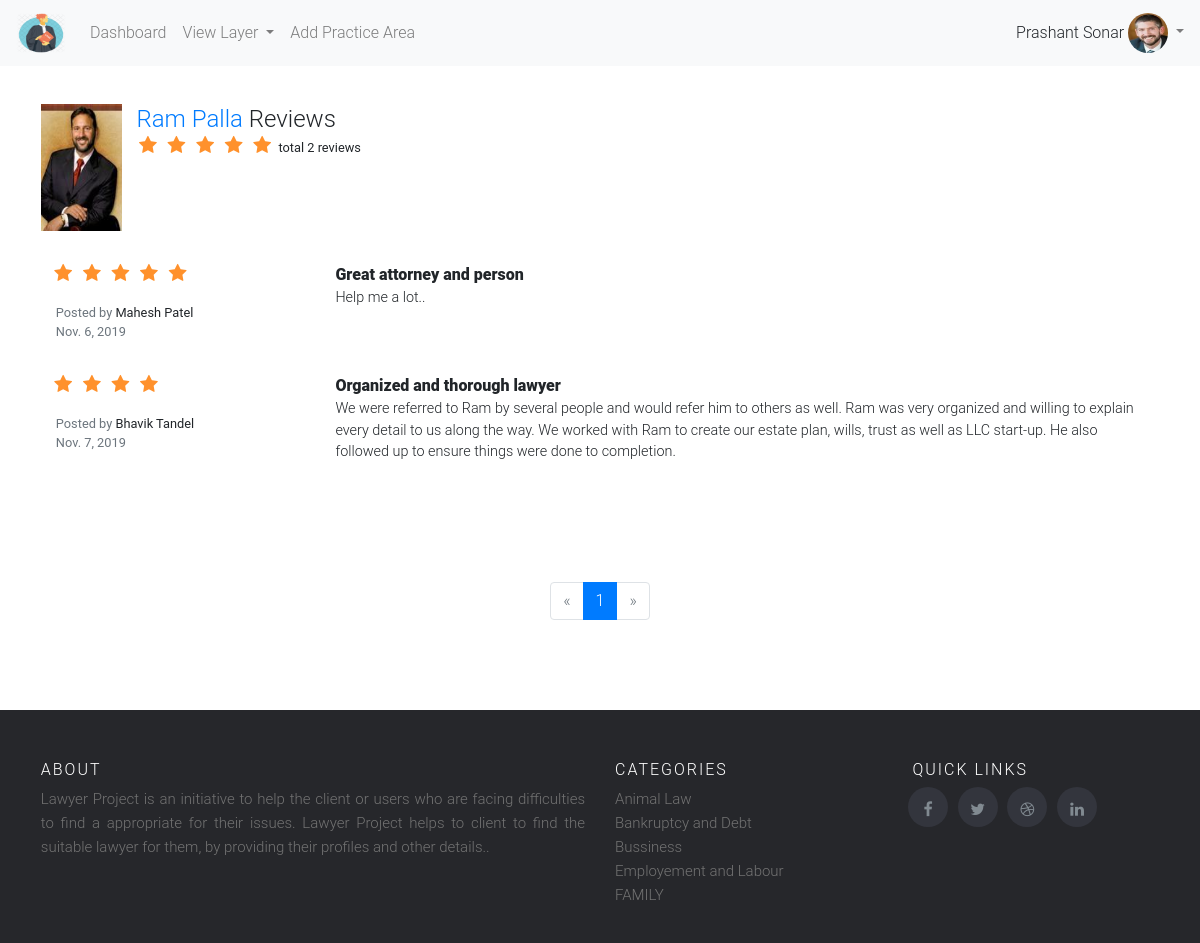
Page /viewall_review_lawyer/3 (signed in) on the committed database.
### lawyer/models.py (models this page shows, shortened)
class Lawyer(models.Model):
    year = datetime.datetime.today().year
    year_list = range(datetime.datetime.today().year,1960,-1)
    tupple_list = []
    for year in year_list:
        tupple_list.append((str(year), str(year)))
    YEAR = tuple(tupple_list)
    user = models.OneToOneField(User,on_delete=models.CASCADE)
    address1 = models.CharField(max_length=400,blank=False,null=False,validators=[
        RegexValidator(regex='(^[A-Za-z0-9]+|,| |/|[A-Za-z]+)+[A-Za-z0-9]+|,| |$',message='Enter Valid Address1')
    ])
    address2 = models.CharField(max_length=400,blank=True,null=True,validators=[
        RegexValidator(regex='(^[A-Za-z0-9]+|,| |/|[A-Za-z]+)+[A-Za-z0-9]+|,| |$',message='Enter Valid Address2')
    ])
    city = models.CharField(max_length=128,blank=False,null=False,validators=[
        RegexValidator(regex='[A-Za-z]{2}[a-z]+$',message='City should only contain letters and mustcontains atleast 2 chracters..')
    ])
    state = models.ForeignKey(State,on_delete=models.CASCADE,null=False,blank=False)
    zipcode = models.CharField(max_length=128,blank=False,null=False,validators=[
        RegexValidator(regex='^[0-9]{6}$',message='Enter Valid Zipcode')
    ])
    phone_number = models.CharField(max_length=128,blank=False,null=False,validators=[
        RegexValidator(regex='^[6|7|8|9]+[0-9]{9}$',message='Enter 10 digit number or must start with 6,7,8,9 digit')
    ])
    license_in = models.ForeignKey(State,on_delete=models.CASCADE,blank=False,null=False,related_name='license_id')
    license_id = models.CharField(max_length=128,blank=False,null=False,validators=[
        RegexValidator(regex='^[A-Za-z0-9]*$',message='Enter Valid License Id')
    ])
    year_admitted = models.CharField(choices=YEAR,max_length=128,blank=False,null=False,)
    profile_image = models.ImageField(upload_to='profile_images',blank=False,null=False,)

class Review_Lawyer(models.Model):
    lawyer_id = models.ForeignKey(Lawyer,on_delete=models.CASCADE, blank=False, null=False)
    user = models.ForeignKey(User,on_delete=models.CASCADE, blank=False, null=False)
    title = models.CharField(max_length=228, blank=False, null=False)
    review = models.CharField(max_length=5000, blank=False, null=False)
    rating = models.IntegerField(blank=False)
    date = models.DateField(blank=False, null=False,auto_now_add=True)
    class Meta:
        verbose_name_plural = 'Review Lawyer'

class Practice_area(models.Model):
    practice = models.CharField(max_length=128,blank=True, null=True)
    class Meta:
        verbose_name_plural = 'Practice Area'

### lawyer/views.py (the view)
# urls.py: path('viewall_review_lawyer/<lid>',views.viewall_review_lawyer,name='viewall_review_lawyer'),
@login_required(login_url='/login/')
def viewall_review_lawyer(request,lid):
    lawyer = Lawyer.objects.get(user_id=lid)
    review_lawyer = Review_Lawyer.objects.filter(lawyer_id__user_id=lid).order_by('-rating')
    review_count = Review_Lawyer.objects.filter(lawyer_id__user_id=lid).values('lawyer_id__user_id').annotate(dcount=Count('review'))
    page = request.GET.get('page', 1)
    paginator = Paginator(review_lawyer, 5)
    try:
        review_lawyer = paginator.page(page)
    except PageNotAnInteger:
        review_lawyer = paginator.page(1)
    except EmptyPage:
        review_lawyer = paginator.page(paginator.num_pages)
    return render(request,'client/viewall_review_lawyer.html',{'lawyer':lawyer,'review_lawyer':review_lawyer,'review_count':review_count})

### lawyer/templatetags/practice_menu.py (called while the page is built)
def practice_area():
    practice = Practice_area.objects.all()
    return practice

### lawyer/templatetags/profile_tag.py (called while the page is built)
def profile_menu(lid):
    try:
        if lid:
            profile = Lawyer.objects.get(user_id=lid)
            return profile.profile_image
    except Exception as e:
        print(e)

### templates/client/viewall_review_lawyer.html (shortened to what this page needs)
 {% extends 'client/base.html' %} {% block body_block %}
<div class="container u-vertical-padding-1">
    <div class="row">
        <div class="col-xs-4 col-xs-offset-4 col-sm-1 col-sm-offset-0 remove-right-gutter">
            <div class="text-right text-center-xs"><a href='{% url "lawyer_profile" lawyer.user.id %}'><img class="img-responsive u-bg-cool-gray" style="width: 112px;" src="{{ MEDIA_URL }}/{{ lawyer.profile_image }}"></a>
            </div>
        </div>
        <div class="col-xs-12 col-sm-11 text-center-xs">
            <h1 class="u-vertical-margin-0 name-review"><a href='{% url "lawyer_profile" lawyer.user.id %}'>{{lawyer.user.first_name}} {{lawyer.user.last_name}} </a>    Reviews</h1>
            <p class="h2 u-vertical-margin-0 rating-stars">
                 <div class='rating-stars'  style='margin-left:-4%;'>
            <ul id='stars'>
                <li class='star' title='Poor' data-value='1' value='Poor'>
                    <i class='fa fa-star fa-fw'></i>
                </li>
                <li class='star' title='Fair' data-value='2'>
                    <i class='fa fa-star fa-fw'></i>
                </li>
                <li class='star' title='Good' data-value='3'>
                    <i class='fa fa-star fa-fw'></i>
                </li>
                <li class='star' title='Excellent' data-value='4'>
                    <i class='fa fa-star fa-fw'></i>
                </li>
                <li class='star' title='WOW!!!' data-value='5'>
                    <i class='fa fa-star fa-fw'></i>
                </li>
                <li class='star'>
                  {% for c in review_count %}
                  <small>total {{c.dcount}} reviews</small>
                  {% endfor %}
                </li>
            </ul>
        </div>
            </p>
    </div>
</div>
<div class='container'>
 {% for r in review_lawyer %}
    <div class="row" style='margin-top:3%;'>
        <div class="col-xs-12 col-md-3">
            <div class='rating-stars' style='margin-left:-18%;'>
                <ul>
                    {% for i in "x"|rjust:r.rating %}
                    <li class='star'>
                        <i class='star fa fa-star fa-fw'></i>
                    </li>
                    {% endfor %}
                </ul>
            </div>
            <small>
                <span class="text-muted" style='padding-top:-5px;'>Posted by</span> {{r.user}} {{r.user.last_name}}
                <br class="hidden-xs">
                <span class="text-muted"><time datetime="2019-09-02T22:58:43Z" data-local="time" data-format="%B %e, %Y" title="September 3, 2019 at 4:28am IST" data-localized="true">{{r.date}}</time>
                </span>
            </small>
        </div>
        <div class="col-xs-12 col-md-9 pull-right">
        <h3 class="u-vertical-margin-0 all_review_name" itemprop="headline"><b>{{r.title}}</b></h3>
           <p class='lawyer_review_list'>{{r.review}}</p>
        </div>
    </div>
         {% endfor %}
</div>
<div class='container paginator-margin-top text-xs-center'>
    <nav>
        <div id='pagination_change'>
            <ul class="pagination">
                {% if review_lawyer.has_previous %}
                <li class="page-item"><a class="page-link" href="?page={{ review_lawyer.previous_page_number }}">&laquo;</a></li>
                {% else %}
                <li class="page-item disabled"><span class="page-link">&laquo;</span></li>
                {% endif %} {% for i in review_lawyer.paginator.page_range %} {% if review_lawyer.number == i %}
                <li class="page-item active"><span class="page-link">{{ i }} <span class="sr-only">(current)</span></span>
                </li>
                {% else %}
                <li class="page-item"><a class="page-link" href="?page={{ i }}">{{ i }}</a></li>
                {% endif %} {% endfor %} {% if data.has_next %}
                <li class="page-item"><a class="page-link" href="?page={{ review_lawyer.next_page_number }}">&raquo;</a></li>
                {% else %}
                <li class="page-item disabled"><span class="page-link">&raquo;</span></li>
                {% endif %}
            </ul>
        </div>
    </nav>
</div>
</div>
{% endblock %}

### templates/client/base.html (shortened to what this page needs)
<html>
{% load staticfiles %}
{% load crispy_forms_tags %}
{% load practice_menu %}
{% load profile_tag %}
<head>
    <link href='{% static "css/bootstrap.css" %}' rel='stylesheet' />
    <link href='{% static "css/style.css" %}' rel='stylesheet' />
    <link href='{% static "css/carousel.css" %}' rel='stylesheet' />
    <link href='{% static "css/glyphicon.css" %}' rel='stylesheet' />
    <link rel="stylesheet" href="https://cdnjs.cloudflare.com/ajax/libs/font-awesome/4.7.0/css/font-awesome.min.css">
</head>
<body>
    <nav class="navbar navbar-expand-lg navbar-light bg-light">
        <a class="navbar-brand" href="{% url 'index' %}"><img src='{% static "images/lawyer-icon.png" %}' height='40px' width='50px'/>
        </a>
        <div class="collapse navbar-collapse" id="navbarSupportedContent">
            <ul class="navbar-nav mr-auto">
                <li class="nav-item">
                    <a class="nav-link" href="{% url 'index' %}">Dashboard<span class="sr-only">(current)</span></a>
                </li>
                <li class="nav-item dropdown">
                    <a class="nav-link dropdown-toggle" href="http://example.com" id="navbarDropdownMenuLink" data-toggle="dropdown" aria-haspopup="true" aria-expanded="false">
                        View Layer
                    </a>
                            {% practice_area as practice %}
                </li>
                  {% if user.is_superuser %}
                        <li class="nav-item">
                    <a class="nav-link" href="{% url 'add_practice_area' %}">Add Practice Area</a>
                </li>
                  {% endif %}
            </ul>
         <form class="form-inline my-2 my-lg-0">
            {% if  request.user.is_superuser %}
              {{request.user.first_name}} {{request.user.last_name}}&nbsp;
             <ul class="navbar-nav">
                <li class="nav-item dropdown">
                    <a class="nav-link dropdown-toggle" style='padding:0 0;' href="#" id="navbarDropdownMenuLink" role="button" data-toggle="dropdown" aria-haspopup="true" aria-expanded="false">
                        <img src='{{MEDIA_URL}}{{ request.user.id|profile_menu }}' height='40' width='40' style='border-radius:50%;'/>
                   </a>
                </li>
            </ul>
            {% elif  request.user.is_staff %}
                <b>Welcome</b>, {{request.user.first_name}} {{request.user.last_name}}&nbsp;
            {% endif %}
            </form>
        </div>
    </nav>
    {% block body_block %} {% endblock %}
<footer class="site-footer" style='margin-top:3%;'>
    <div class="container">
        <div class="row">
            <div class="col-sm-12 col-md-6">
                <h6>About</h6>
                <p class="text-justify">Lawyer Project is an initiative to help the client or users who are facing difficulties to find a appropriate for their issues.
                Lawyer Project helps to client to find the suitable lawyer for them, by providing their profiles and other details..
                </p>
            </div>
            <div class="col-xs-6 col-md-3">
                <h6>Categories</h6>
                <ul class="footer-links">
                 {% practice_area as practice %}
                    {% for i in practice %}
                     <li><a class="dropdown-item-footer" href="{% url 'view_lawyers' %}?practice_area={{i.practice}}">{{i.practice}}</a></li>
                 {% endfor %}
                </ul>
            </div>
            <div class="col-xs-6 col-md-3">
                <h6 style='margin-left:4%;'>Quick Links</h6>
               <ul class="social-icons">
                    <li><a class="facebook" href="https://www.facebook.com/"><i class="fa fa-facebook" style='margin-top:35%;'></i></a></li>
                    <li><a class="twitter" href="https://www.twitter.com/"><i class="fa fa-twitter" style='margin-top:35%;'></i></a></li>
                    <li><a class="dribbble" href="https://www.dribble.com/"><i class="fa fa-dribbble" style='margin-top:35%;'></i></a></li>
                    <li><a class="linkedin" href="https://www.linkedin.com/"><i class="fa fa-linkedin" style='margin-top:35%;'></i></a></li>
                </ul>
            </div>
        </div>
    </div>
</footer>
</body>
</html>

### static/css/style.css (style rules this page uses)
.h2 { font-size: 1.25em; line-height: 1.4; }
.row { margin-left: -1.2rem; margin-right: -1.2rem; }
p { overflow-wrap: break-word; word-wrap: break-word; word-break: break-word; margin: 0 0 0.75em; }
.text-muted { opacity: 1; color: #777777 }
.u-vertical-padding-1 { padding-top: 2.4rem !important; padding-bottom: 2.4rem !important; }
.remove-right-gutter { padding-right: 0; }
.u-bg-cool-gray { background-color: #CDCFCE !important; }
.img-responsive { max-width: 100%; height: 100%; }
.u-vertical-margin-0 { margin-top: 0rem !important; margin-bottom: 0rem !important; }
.name-review { font-size: 1.50em; line-height: 1.2857142857; }
.rating-stars ul { list-style-type: none; padding-left: -50px; }
.rating-stars ul>li.star { display: inline-block; }
.rating-stars ul>li.star>i.fa { font-size: 1.2em; color: #FF912C; }
.all_review_name { font-size: 1em; line-height: 1.5; font-weight: 700; }
.lawyer_review_list { margin: 0 0 0.75em; font-size: 0.9rem; }
.paginator-margin-top { margin-top: 5%; }
.pagination { margin-top: 10%; justify-content: center; }
.site-footer { background-color: #26272b; padding: 45px 0 20px; font-size: 15px; line-height: 24px; color: #737373; }
.site-footer h6 { color: #fff; font-size: 16px; text-transform: uppercase; margin-top: 5px; letter-spacing: 2px }
.site-footer a { color: #737373; }
.footer-links { padding-left: 0; list-style: none }
.footer-links li { display: block }
.footer-links a { color: #737373 }
.site-footer .social-icons a { width: 40px; height: 40px; line-height: 40px; margin-left: 6px; margin-right: 0; border-radius: 100%; background-color: #33353d }
.social-icons { padding-left: 0; margin-bottom: 0; list-style: none }
.social-icons li { display: inline-block; margin-bottom: 4px }
.social-icons a { background-color: #eceeef; color: #818a91; font-size: 16px; display: inline-block; line-height: 44px; width: 44px; height: 44px; text-align: center; margin-right: 8px; border-radius: 100%; -webkit-transition: all .2s linear; -o-transition: all .2s linear; transition: all .2s linear }

### rows in the picture
Lawyer: profile_image (picture), user.first_name "Ram", user.last_name "Palla"
Review_Lawyer: rating 5 (drawn), user "Mahesh", user.last_name "Patel", date "Nov. 6, 2019", title "Great attorney and person", review "Help me a lot.."
Review_Lawyer: rating 4 (drawn), user "Bhavik", user.last_name "Tandel", date "Nov. 7, 2019", title "Organized and thorough lawyer", review "We were referred to Ram by several people and would refer him to others as well. Ram was very organized and willing to explain every detail to us along the way. We worked with Ram to create our estate plan, wills, trust as well as LLC start-up. He also followed up to ensure things were done to completion."
Practice_area: practice "Animal Law"
Practice_area: practice "Bankruptcy and Debt"
Practice_area: practice "Bussiness"
Practice_area: practice "Employement and Labour"
Practice_area: practice "FAMILY"

### other values in the picture
{{ request.user.first_name }} "Prashant"
{{ request.user.last_name }} "Sonar"
{{ c.dcount }} "2"
{{ i }} "1"
